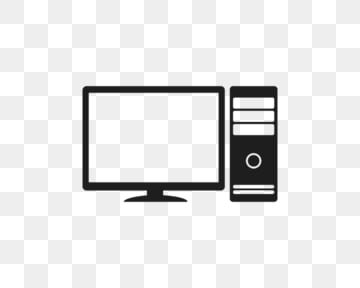
#> input picture NetworkDiagrammer/Images/pc.jpg, 360 x 288 px
$ python imageEditor.py
#> lines starting #> are read from the running program, lines starting #| are printed output that depends on the picture
from PIL import Image, ImageDraw, ImageFilter

im1 = Image.open('Images/pc.jpg')
#> im1 is the input picture: PIL image 360x288 L; min 4, max 255, mean 231
im2 = Image.open('Images/ocean.jpeg')
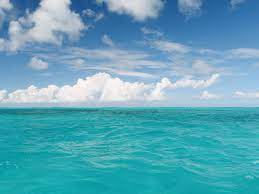
#> input picture NetworkDiagrammer/Images/ocean.jpeg, 259 x 194 px
#> im2 is the input picture: PIL image 259x194 RGB; mean R, G, B 92.9, 165.4, 185.7

im1.paste(im2)
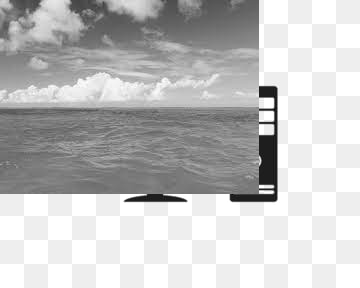
#> im1: PIL image 360x288 L; min 4, max 255, mean 193.5
im1.save('Images/NewImage1.jpg', quality=95)
